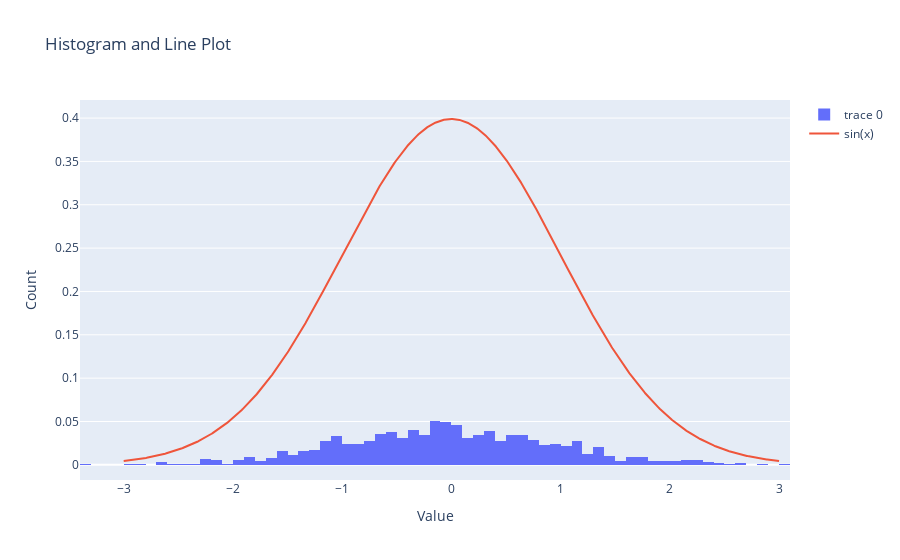

Notebook cell for this chart:
### Code cell
import plotly.graph_objs as go
import numpy as np

# Generate some sample data
hist_data = np.random.normal(0, 1, 1000)
# Create a histogram trace
hist_trace = go.Histogram(x=hist_data, nbinsx=100, histnorm='probability')

line_data = np.linspace(-3, 3, 1000)
# Create a line trace
line_trace = go.Scatter(x=line_data, y=np.exp(-line_data**2/2) / np.sqrt(2*np.pi), name='sin(x)')

# Create a layout
layout = go.Layout(title='Histogram and Line Plot', xaxis=dict(title='Value'), yaxis=dict(title='Count'))

# Combine the traces into a single figure
fig = go.Figure(data=[hist_trace, line_trace], layout=layout)

# Show the figure
fig.show()

### Figure 1 — Plotly figure (JSON) as saved in the notebook; plotly's stock layout.template omitted (floating-point values rounded to 4 significant figures; data arrays with more than 128 entries replaced by an {"elided": "..."} marker saying what was removed)
{"data": [{"histnorm": "probability", "nbinsx": 100, "x": {"elided": "1000 float values"}, "type": "histogram"}, {"name": "sin(x)", "x": {"elided": "1000 float values"}, "y": {"elided": "1000 float values"}, "type": "scatter"}], "layout": {"title": {"text": "Histogram and Line Plot"}, "xaxis": {"title": {"text": "Value"}}, "yaxis": {"title": {"text": "Count"}}}}
